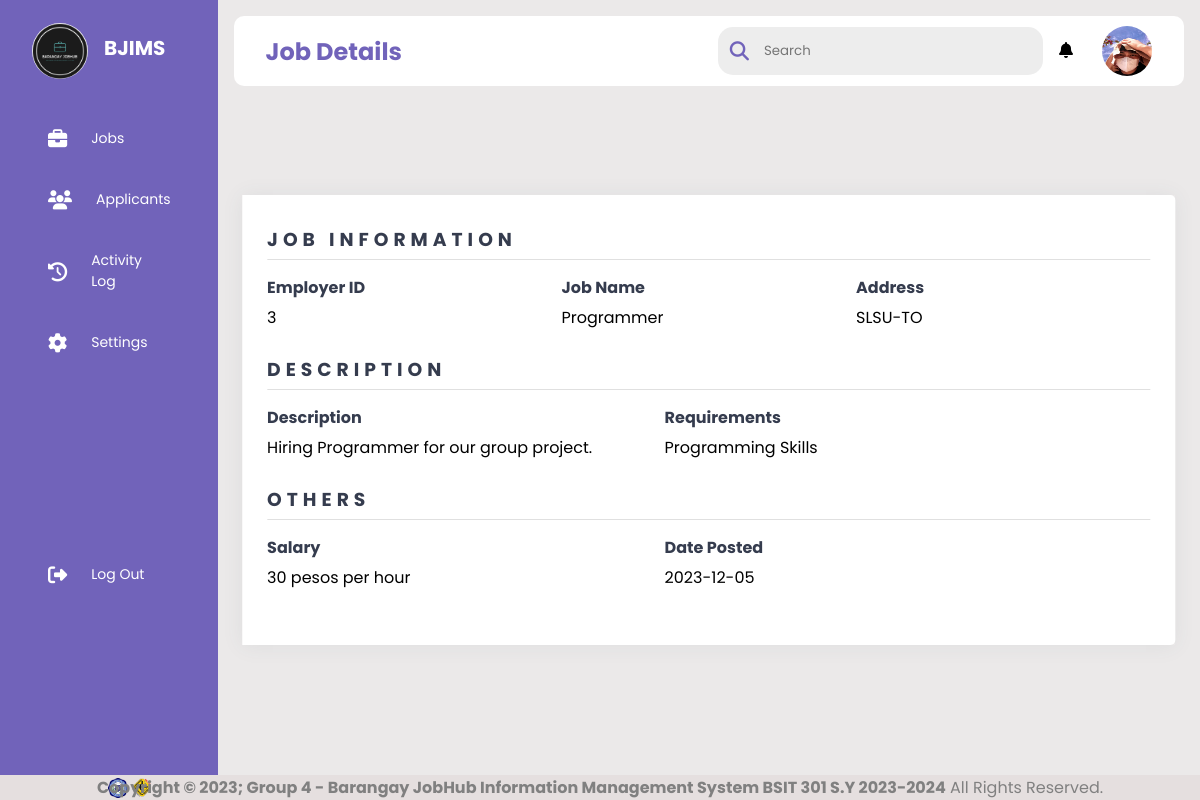
The app's page /employers/viewjobs.php?profid=1 (signed in) with its own data.
### tables this page shows
CREATE TABLE `employers` (
  `id` int(100) NOT NULL,
  `emp_name` varchar(100) DEFAULT NULL,
  `comp_name` varchar(100) DEFAULT NULL,
  `age` int(11) DEFAULT NULL,
  `address` varchar(100) DEFAULT NULL,
  `phone` varchar(100) DEFAULT NULL,
  `email` varchar(100) NOT NULL,
  `password` varchar(100) NOT NULL,
  `image` varchar(100) NOT NULL
);

CREATE TABLE `info` (
  `jobid` int(11) NOT NULL,
  `title` varchar(255) NOT NULL,
  `description` text NOT NULL,
  `location` varchar(255) DEFAULT NULL,
  `requirements` text DEFAULT NULL,
  `salary` varchar(50) DEFAULT NULL,
  `posteddate` date DEFAULT NULL,
  `employer_id` int(11) NOT NULL,
  `active` tinyint(1) DEFAULT 1
);

### employers/viewjobs.php (the view, shortened to what this page needs)
<?php
include '../connection.php';
$user_id = $_SESSION['user_id'];
$select = mysqli_query($conn, "SELECT * FROM `employers` WHERE id = '$user_id'") or die('query failed');
if(mysqli_num_rows($select) > 0){
    $fetch = mysqli_fetch_assoc($select);
}
$eid = $_GET['profid'];
$sql = mysqli_query($conn, "SELECT * FROM info WHERE jobid='$eid'");
$result = mysqli_fetch_array($sql);
?>
<!DOCTYPE html>
<html lang="en">
    <head>
        <link rel="stylesheet" href="../css/style.css"/>
        <link rel="stylesheet" href="https://cdnjs.cloudflare.com/ajax/libs/font-awesome/6.4.0/css/all.min.css"/>
    </head>
    <body>
        <?php include("sidebar.php") ?>
        <div class="main--content">
            <div class="header--wrapper">
                <div class="header--title">
                    <h2>Job Details</h2>
                </div>
                <div class="user--info">
                    <div class="search--box">
                        <i class="fas fasolid fa-search"></i>
                        <input type="text" id="myInput" placeholder="Search" class="form-control"/>
                    </div>
                    <div class="notification">
                        <div class="notif-icon" onclick="toggleNotifi()">
                            <i class="fas fa-bell"></i>
                        </div>
                    </div>
                    <a href="profile.php"><?php
                        if($fetch['image'] == ''){
                            echo '<img src="../images/default-avatar.png">';
                        }else{
                            echo '<img src="../uploaded_img/'.$fetch['image'].'">';
                        }
                    ?></a>
                </div>
            </div>
            <div class="container" style="margin-top: 20px;">
                <div class="right" style="width: 100%;">
                    <div class="info">
                        <h3>Job Information</h3>
                        <div class="info_data">
                            <div class="data">
                                <h4>Employer ID</h4>
                                <p><?php echo $result['employer_id'];?></p>
                            </div>
                            <div class="data">
                                <h4>Job Name</h4>
                                <p><?php echo $result['title'];?></p>
                            </div>
                            <div class="data">
                                <h4>Address</h4>
                                <p><?php echo $result['location'];?></p>
                            </div>
                        </div>
                    </div>
                    <div class="projects">
                        <h3>Description</h3>
                        <div class="info_data">
                            <div class="data">
                                <h4>Description</h4>
                                <p><?php echo $result['description'];?></p>
                            </div>
                            <div class="data">
                                <h4>Requirements</h4>
                                <p><?php echo $result['requirements'];?></p>
                            </div>
                        </div>
                    </div>
                    <div class="skills">
                        <h3>Others</h3>
                        <div class="skills_data">
                            <div class="data">
                                <h4>Salary</h4>
                                <p><?php echo $result['salary'];?></p>
                            </div>
                            <div class="data">
                                <h4>Date Posted</h4>
                                <p><?php echo $result['posteddate'];?></p>
                            </div>
                        </div>
                    </div>
                </div>
            </div>
        </div>
        <?php include("../footer/footer.php") ?>
    </body>
</html>

### css/style.css (style rules this page uses)
* { margin: 0; padding: 0; border: none; outline: none; box-sizing: border-box; font-family: "Poppins", sans-serif; }
body { display: flex; }
img { display: block; width: 100%; }
.main--content { position: relative; background: #ebe9e9; width: 100%; padding: 1rem; }
.header--wrapper img { width: 50px; height: 50px; cursor: pointer; border-radius: 50%; }
.header--wrapper { display: flex; justify-content: space-between; align-items: center; flex-wrap: wrap; background: #fff; border-radius: 10px; padding: 10px 2rem; margin-bottom: 1rem; }
.header--title { color: rgba(113, 99, 186, 255); }
.notification { margin-right: 10px; border-radius: 50%; }
.notif-icon { cursor: pointer; margin-right: 3px; line-height: 50px; }
.user--info { display: flex; align-items: center; gap: 1rem; }
.search--box { background: rgb(237, 237, 237); border-radius: 15px; color: rgba(113, 99, 186, 255); display: flex; align-items: center; gap: 5px; padding: 4px 12px; }
.search--box input { background: transparent; padding: 10px; }
.search--box i { font-size: 1.2rem; cursor: pointer; transition: all 0.5s ease-out; }
.container { position: absolute; top: 50%; left: 50%; transform: translate(-50%, -50%); width: 95%; display: flex; box-shadow: 0 1px 20px 0 rgba(69,90,100,0.08); margin-top: -160px; }
.container .right { width: 75%; background: #fff; border-top-right-radius: 5px; border-bottom-right-radius: 5px; padding: 30px 25px; }
.container .right .info, .container .right .skills, .container .right .projects { margin-bottom: 25px; }
.container .right .info h3, .container .right .skills h3, .container .right .projects h3 { margin-bottom: 15px; padding-bottom: 5px; border-bottom: 1px solid #e0e0e0; color: #353c4e; text-transform: uppercase; letter-spacing: 5px; }
.container .right .info_data, .container .right .skills_data, .container .right .projects_data { display: flex; }
.container .right .info_data .data, .container .right .skills_data .data, .container .right .projects_data .data { width: 45%; }
.container .right .info_data .data h4, .container .right .skills_data .data h4, .container .right .projects_data .data h4 { color: #353c4e; margin-bottom: 5px; }

### records on screen
employers: image (picture)
info: employer "3", title "Programmer", location "SLSU-TO", description "Hiring Programmer for our group project.", requirements "Programming Skills", salary "30 pesos per hour", posteddate "2023-12-05"
